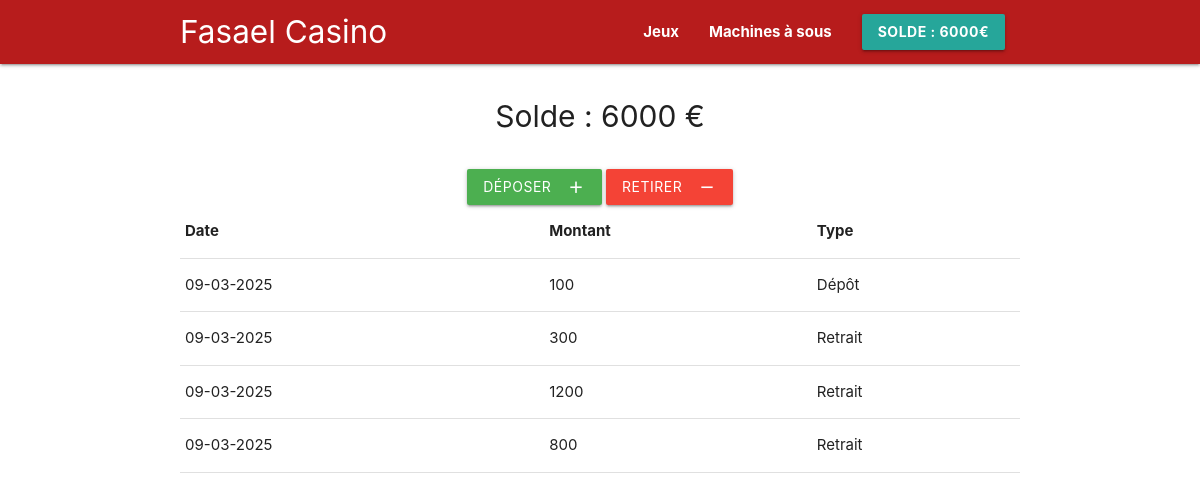
Page /wallet.php (signed in) on the committed database.
### tables this page shows
CREATE TABLE `user` (
  `id_user` int NOT NULL,
  `user_prenom` varchar(100) NOT NULL,
  `user_nom` varchar(100) NOT NULL,
  `user_pseudo` varchar(100) NOT NULL,
  `user_mail` varchar(100) NOT NULL,
  `user_mdp` text NOT NULL,
  `user_birth` varchar(20) NOT NULL,
  `user_admin` tinyint(1) DEFAULT '0',
  `user_coins` varchar(50) DEFAULT '0'
);

CREATE TABLE `transaction` (
  `id_transaction` int NOT NULL,
  `montant_transaction` varchar(50) NOT NULL,
  `date_transaction` varchar(20) NOT NULL,
  `id_user_transaction` int NOT NULL,
  `id_type_transaction` int NOT NULL
);

### public/wallet.php (the view, shortened to what this page needs)
<?php
$pdo = db_connect();
$solde_user = $pdo->prepare("SELECT user_coins FROM user WHERE id_user = ?");
$solde_user->execute([$_SESSION["user_id"]]);
$solde_user = $solde_user->fetch(PDO::FETCH_ASSOC);
$solde_user = $solde_user["user_coins"];
?>
<!DOCTYPE html>
<html lang="fr">
<head>
    <link rel="stylesheet" href="https://cdnjs.cloudflare.com/ajax/libs/materialize/1.0.0/css/materialize.min.css">
</head>
<body>
<nav class="nav-extended red darken-4">
    <div class="nav-wrapper container">
        <a href="index.php" class="brand-logo">Fasael Casino</a>
        <ul id="nav-mobile" class="right hide-on-med-and-down">
            <li><a href="index.php#jeux"><b>Jeux</b></a></li>
            <li><a href="index.php#machine"><b>Machines à sous</b></a></li>
            <li><a href="wallet.php" class="btn waves-effect waves-light" id="solde"><b>Solde : <span id="solde-amount"><?php echo($solde_user) ?>€</span></b></a></li>
        </ul>
    </div>
</nav>
<div class="container">
    <div class="center-align">
        <div class="big-balance" style="font-size: 2em; margin: 30px 0;">
            Solde : <?php echo($solde_user) ?> €
        </div>
        <div class="action-buttons">
            <a class="btn waves-effect waves-light green depot">
                Déposer
                <i class="material-icons right">add</i>
            </a>
            <a class="btn waves-effect waves-light red retrait">
                Retirer
                <i class="material-icons right">remove</i>
            </a>
        </div>
    </div>
</div>
<div class="container">
    <table>
        <thead>
        <tr>
            <th>Date</th>
            <th>Montant</th>
            <th>Type</th>
        </tr>
        </thead>
        <tbody>
        <?php
        $history = $pdo->prepare("SELECT * FROM transaction WHERE id_user_transaction = ?");
        $history->execute([$_SESSION["user_id"]]);
        while ($transaction = $history->fetch(PDO::FETCH_ASSOC)) {
            if ($transaction["id_type_transaction"] == 1) {
                $type = "Dépôt";
            } else {
                $type = "Retrait";
            }
            echo('
            <tr>
                <td>' .$transaction['date_transaction']. '</td>
                <td>' .$transaction['montant_transaction']. '</td>
                <td>' .$type. '</td>
            </tr>
            ');
        }
        ?>
        </tbody>
    </table>
</div>
</body>
</html>

### rows in the picture
user: user_coins "6000"
transaction: date_transaction "09-03-2025", montant_transaction "100", id_type_transaction "Dépôt"
transaction: date_transaction "09-03-2025", montant_transaction "300", id_type_transaction "Retrait"
transaction: date_transaction "09-03-2025", montant_transaction "1200", id_type_transaction "Retrait"
transaction: date_transaction "09-03-2025", montant_transaction "800", id_type_transaction "Retrait"
